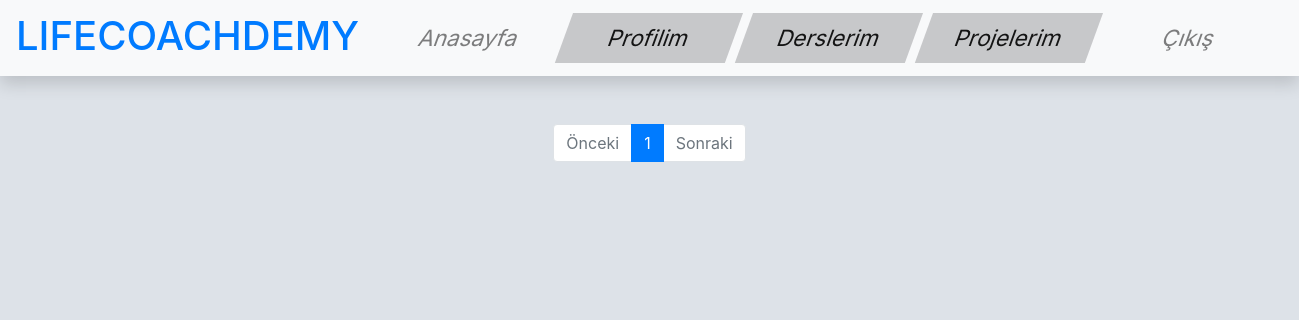
/user/index/ (signed in), run on an earlier commit of the app's database.
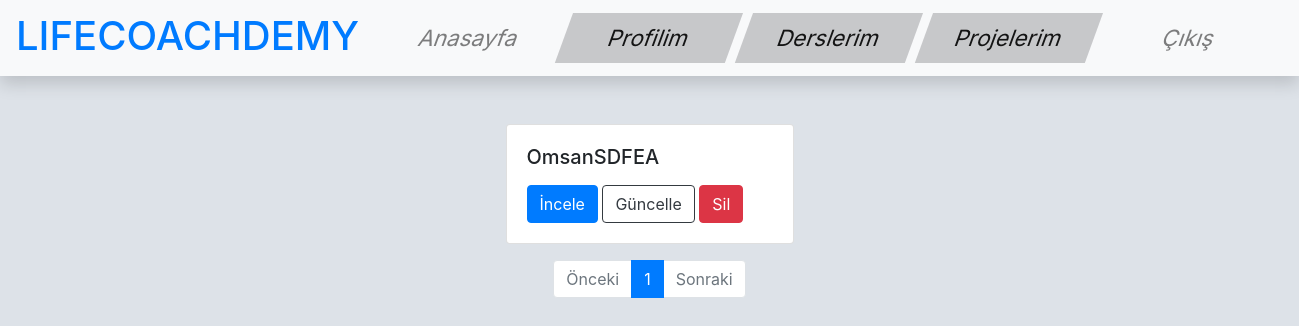
And on a later commit of the database.
### user/models.py (models this page shows, shortened)
class User(models.Model):
    user = models.ForeignKey('auth.User', verbose_name='Kullanıcı', related_name='users', on_delete=models.CASCADE)
    name = models.CharField(max_length=150, verbose_name='Ad')
    surname = models.CharField(max_length=150, verbose_name='Soyad')
    register_date = models.DateTimeField(verbose_name='Kayıt Tarihi', editable=False)
    mail = models.EmailField(verbose_name='E-Mail', unique=True)
    cep_tel = models.CharField(max_length=20, null=True, blank=True, unique=True)
    photo = models.ImageField(verbose_name='Fotoğraf', null=True, blank=True)
    experience = RichTextField(verbose_name='Tecrübe', null=True, blank=True)
    instructor_score = models.IntegerField(verbose_name='Eğitmenlik Puanı',null=True, blank=True)
    total_course_number = models.IntegerField(verbose_name='Şimdiye Kadar Verilen Dersler', default=0)
    current_course_number = models.IntegerField(verbose_name='Güncel Ders Sayısı', default=0)
    slug = models.SlugField(unique=True, editable=False, max_length=130)
    def get_absolute_url(self):
        return reverse('user:detail', kwargs={'slug': self.slug})
    def get_update_url(self):
        return reverse('user:update', kwargs={'slug': self.slug})
    def get_delete_url(self):
        return reverse('user:delete', kwargs={'slug': self.slug})

### user/views.py (the view, shortened to what this page needs)
def user_index(request):
    user_list = list(User.objects.raw('SELECT * FROM user_user WHERE user_id = ' + str(request.user.id) ))
    query = request.GET.get('q')
    paginator = Paginator(user_list, 5)
    page = request.GET.get('sayfa')
    try:
        users = paginator.page(page)
    except PageNotAnInteger:
        users = paginator.page(1)
    except EmptyPage:
        users = paginator.page(paginator.num_pages)
    return render(request, 'user/index.html', {'users': users})

### templates/user/index.html (shortened to what this page needs)
{% extends 'base.html' %}
{% block body %}
    {% for user in users %}
        <div class="container">
            <div class="row justify-content-center mt-5" style="margin-top:20px;">
                <div class="card" style="width: 18rem;">
                    <div class="card-body">
                        <h5 class="card-title">{{ user.name }}</h5>
                        <a href="{{ user.get_absolute_url }}" class="btn btn-primary">İncele</a>
                        {% if request.user.is_authenticated %}
                            <a href="{{ user.get_update_url }}" class="btn btn-outline-dark">Güncelle</a>
                            <a href="{{ user.get_delete_url }}" class="btn btn-danger">Sil</a>
                        {% endif %}
                    </div>
                </div>
            </div>
        </div>
    {% endfor %}
    <div class="row justify-content-center mt-3">
        <ul class="pagination">
            <li class="page-item {% if not users.has_previous %}disabled{% endif %}">
                <a class="page-link" {% if not users.has_previous %} href="#" {% endif %}  tabindex="-1" aria-disabled="true">Önceki</a>
            </li>
            {% for page in users.paginator.page_range %}
            <li class="page-item {% ifequal page users.number %}active{% endifequal %}"><a class="page-link" href="?sayfa={{ page }}{% if request.GET.q %}&q={{ request.GET.q }}{% endif %}">{{ page }}</a></li>
            {% endfor %}
            <li class="page-item {% if not users.has_next %}disabled{% endif %}">
                <a class="page-link" {% if not users.has_next %} href="#" {% endif %}  tabindex="-1" aria-disabled="true">Sonraki</a>
            </li>
        </ul>
    </div>
{% endblock %}

What changed in the data, as far as the page shows it:
added User: name "OmsanSDFEA"
